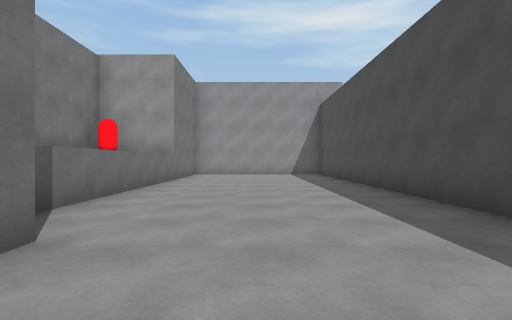
View 1 (above)

18 first-person views from a walk through a 3-D level made in the Unity game engine. The camera is 1.2 m above the floor, looks level and sees 80° across. The floor is counted in squares, 2 m on a side. Each view is taken from the middle of a square. On the plan, view 1 faces up. The plan holds only what a view shows up to about 9 squares ahead; the rest is blank. The player character is not drawn.

View 2
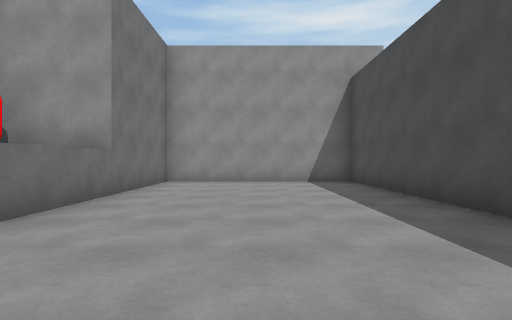

View 3
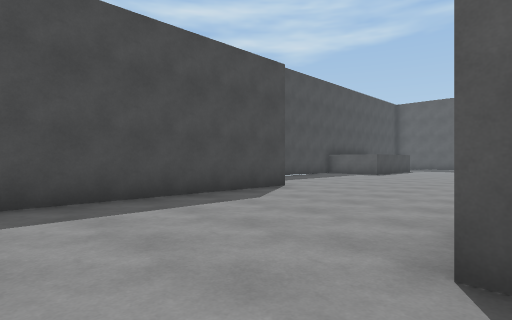

View 4
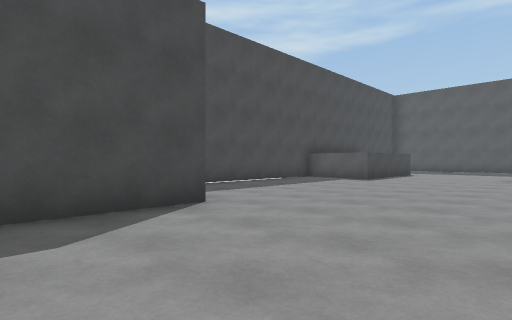

View 5
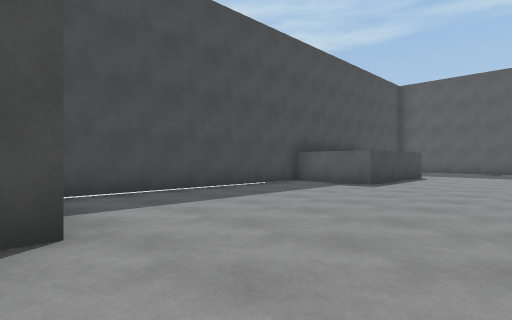

View 6
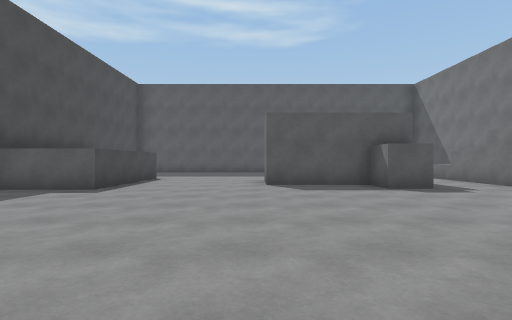

View 7
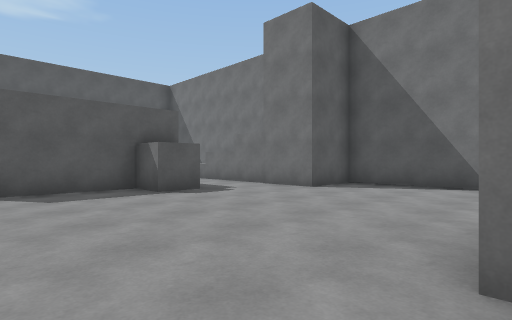

View 8
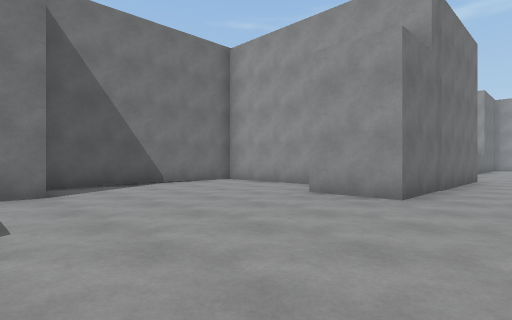

View 9
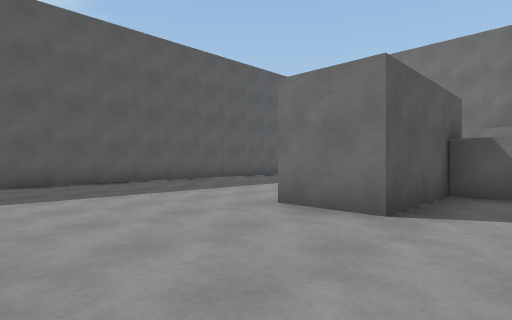

View 10
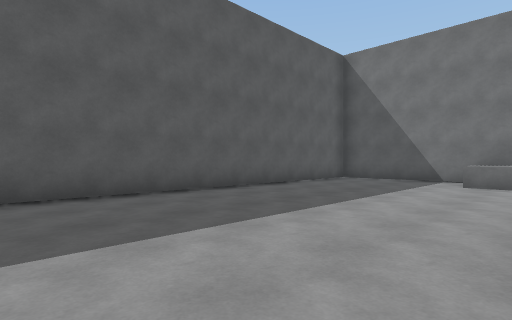

View 11
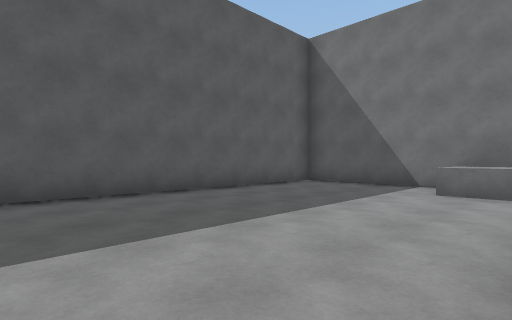

View 12
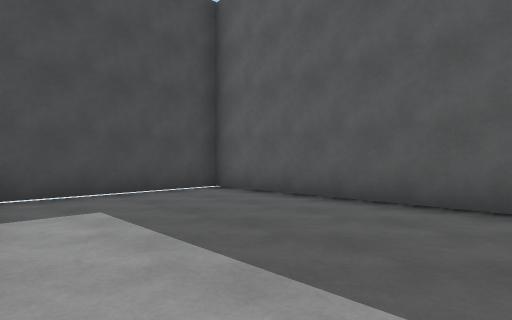

View 13
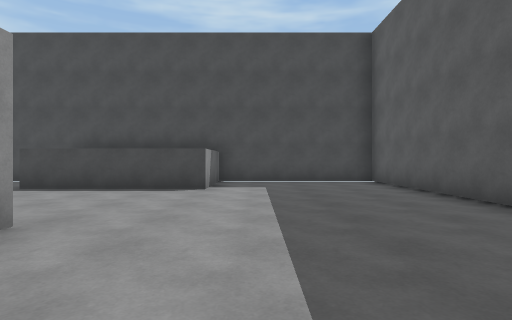

View 14
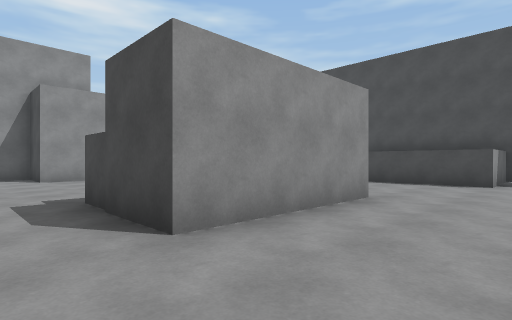

View 15
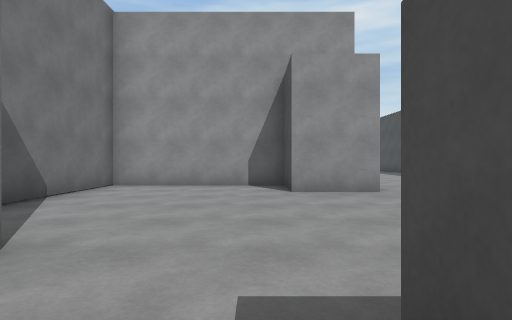

View 16
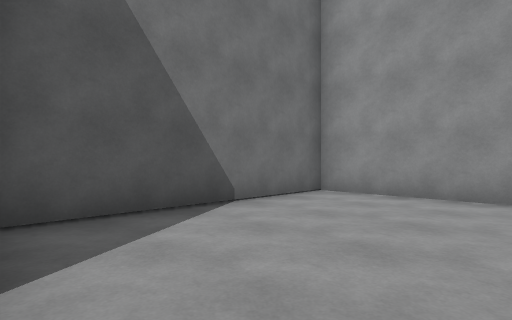

View 17
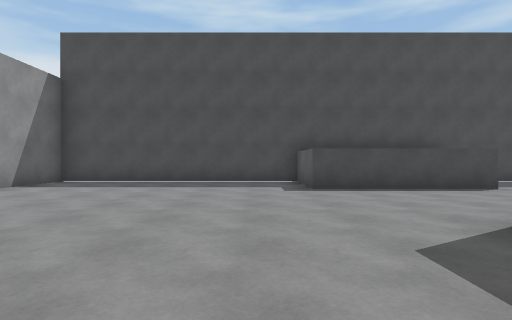

View 18
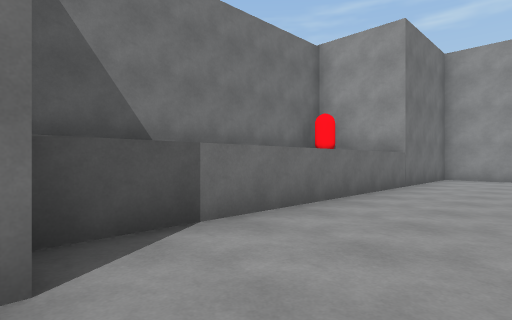

### Floor plan
Points are (right, up) in squares from view 1. A wall is a line through its corners. A room is listed if a view was taken in it or the views show most of it. See-through windows are left out.
Room 1 (views 1, 2, 3, 4, 5, 6, 7, 8, 9, 10, 11, 12, 13, 14, 15, 16, 17, 18)
walls: (-2.7, -8.3) (-2.7, -9.3) (-0.3, -9.3) (-0.3, -10.8) (-3.7, -10.8) (-3.7, -8.3) (-2.7, -8.3); (2.6, -1.6) (2.6, 12.5) (-2.5, 12.5) (-2.5, 2.4); (-1.6, 2.2) (-1.6, -3.3) (-3.3, -3.3) (-3.3, -1.8) (-7.4, -1.8) (-7.4, -6.9) (-5.8, -6.9) (-5.8, -11); (5.5, -8.6) (5.5, -1.6) (3.4, -1.6); (4.8, -12) (3.3, -12) (3.3, -8.2) (5.5, -8.2); (-7.4, -11.6) (-7.4, -16.2) (5.5, -16.2) (5.5, -12) (4.9, -12)
low walls: (-5.8, -11.5) (-5.8, -12.5)

Positions as (right, up) in squares from view 1, and headings:
1: (0, 0), facing up
2: (0, 4), facing up
3: (-2, 4), facing down-right
4: (-1, 1), facing down-right
5: (0, -1), facing down-right
6: (0, -2), facing down
7: (0, -3), facing down-left
8: (0, -8), facing up-left
9: (3, -8), facing down-left
10: (2, -11), facing down-left
11: (0, -11), facing down-left
12: (0, -12), facing down-right
13: (-3, -13), facing right
14: (-5, -13), facing up-right
15: (-4, -9), facing up
16: (-4, -7), facing up-left
17: (-3, -7), facing right
18: (0, 2), facing up-left
